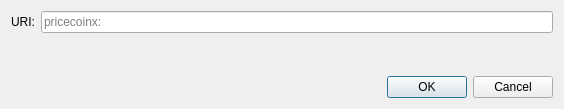
<?xml version="1.0" encoding="UTF-8"?>
<ui version="4.0">
 <class>OpenURIDialog</class>
 <widget class="QDialog" name="OpenURIDialog">
  <property name="geometry">
   <rect>
    <x>0</x>
    <y>0</y>
    <width>564</width>
    <height>109</height>
   </rect>
  </property>
  <property name="windowTitle">
   <string>Open pricecoinx URI</string>
  </property>
  <layout class="QVBoxLayout" name="verticalLayout">
   <item>
    <layout class="QHBoxLayout" name="horizontalLayout">
     <item>
      <widget class="QLabel" name="label">
       <property name="text">
        <string>URI:</string>
       </property>
      </widget>
     </item>
     <item>
      <widget class="QValidatedLineEdit" name="uriEdit">
       <property name="placeholderText">
        <string notr="true">pricecoinx:</string>
       </property>
      </widget>
     </item>
    </layout>
   </item>
   <item>
    <spacer name="verticalSpacer">
     <property name="orientation">
      <enum>Qt::Vertical</enum>
     </property>
     <property name="sizeHint" stdset="0">
      <size>
       <width>20</width>
       <height>40</height>
      </size>
     </property>
    </spacer>
   </item>
   <item>
    <widget class="QDialogButtonBox" name="buttonBox">
     <property name="orientation">
      <enum>Qt::Horizontal</enum>
     </property>
     <property name="standardButtons">
      <set>QDialogButtonBox::Cancel|QDialogButtonBox::Ok</set>
     </property>
    </widget>
   </item>
  </layout>
 </widget>
 <customwidgets>
  <customwidget>
   <class>QValidatedLineEdit</class>
   <extends>QLineEdit</extends>
   <header>qt/qvalidatedlineedit.h</header>
  </customwidget>
 </customwidgets>
 <resources/>
 <connections>
  <connection>
   <sender>buttonBox</sender>
   <signal>accepted()</signal>
   <receiver>OpenURIDialog</receiver>
   <slot>accept()</slot>
   <hints>
    <hint type="sourcelabel">
     <x>248</x>
     <y>254</y>
    </hint>
    <hint type="destinationlabel">
     <x>157</x>
     <y>274</y>
    </hint>
   </hints>
  </connection>
  <connection>
   <sender>buttonBox</sender>
   <signal>rejected()</signal>
   <receiver>OpenURIDialog</receiver>
   <slot>reject()</slot>
   <hints>
    <hint type="sourcelabel">
     <x>316</x>
     <y>260</y>
    </hint>
    <hint type="destinationlabel">
     <x>286</x>
     <y>274</y>
    </hint>
   </hints>
  </connection>
 </connections>
</ui>
